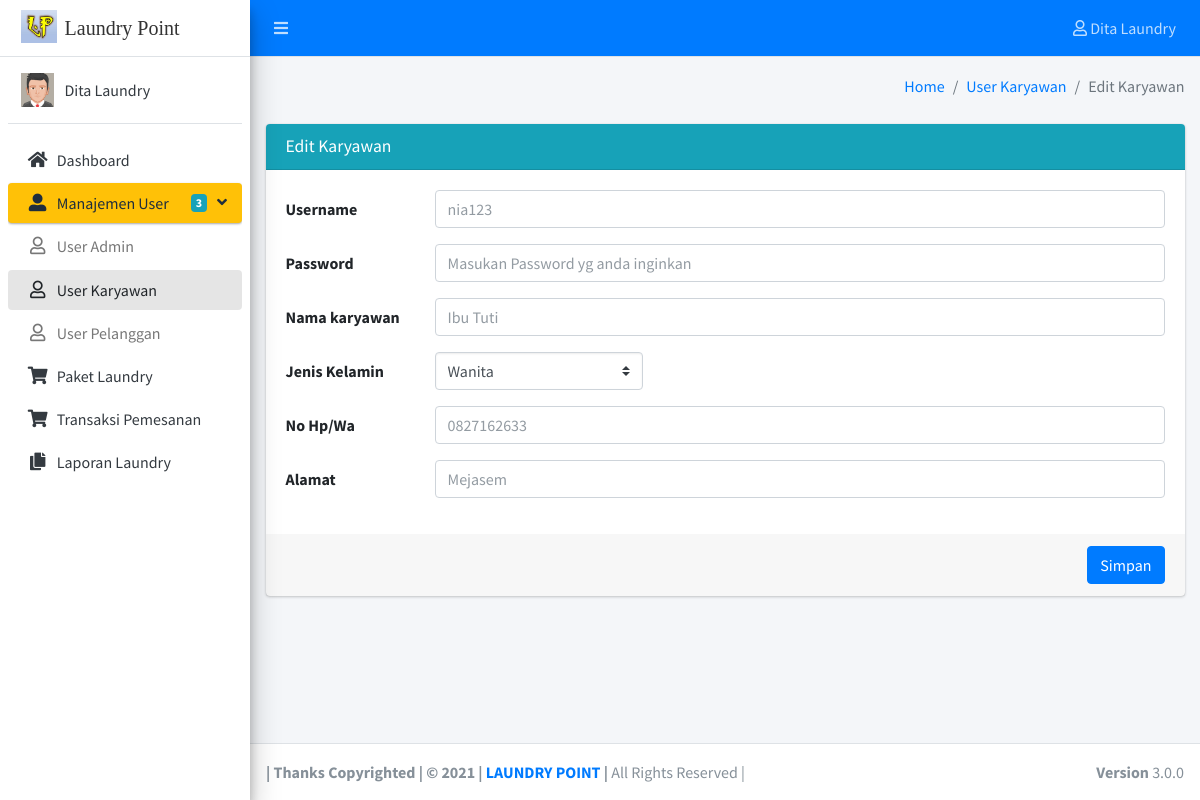
/Hal-Admin/edit-karyawan.php?id_karyawan=2 (signed in), run on the app's committed database.
### tables this page shows
CREATE TABLE `user` (
  `id_user` int(11) NOT NULL,
  `id` varchar(14) NOT NULL,
  `username` varchar(50) NOT NULL,
  `password` varchar(50) NOT NULL,
  `level` enum('admin','karyawan','pelanggan') NOT NULL
);

CREATE TABLE `karyawan` (
  `id_karyawan` int(11) NOT NULL,
  `nama_karyawan` varchar(50) NOT NULL,
  `jenis_kelamin` enum('Pria','Wanita') NOT NULL,
  `no_hp` varchar(14) NOT NULL,
  `alamat` varchar(255) NOT NULL
);

### Hal-Admin/edit-karyawan.php (the view, shortened to what this page needs)
<?php
$id_karyawan = $_GET['id_karyawan'];
include 'koneksi.php';
$karyawan = mysqli_query($koneksi,"SELECT * FROM karyawan where id_karyawan = '".$id_karyawan."'");
while($k = mysqli_fetch_array($karyawan)){
	$id_karyawan = $k['id_karyawan'];
	$nama_karyawan = $k['nama_karyawan'];
	$jenis_kelamin = $k['jenis_kelamin'];
	$no_hp = $k['no_hp'];
	$alamat = $k['alamat'];
}
$user = mysqli_query($koneksi,"SELECT * FROM user where id = '".$id_karyawan."'");
while($u = mysqli_fetch_array($user)){
	$username = $u['username'];
}
$id = $_SESSION['id'];
$lv = $_SESSION['level'];
if($lv == "admin"){
	$admin = mysqli_query($koneksi,"select * from admin where id_admin like '%".$id."%'");
	while($a = mysqli_fetch_array($admin)){
		$nm = $a['nama_admin'];
	}
}elseif($lv == "karyawan"){
	$karyawan = mysqli_query($koneksi,"select * from karyawan where id_karyawan like '%".$id."%'");
	while($k = mysqli_fetch_array($karyawan)){
		$nm = $k['nama_karyawan'];
	}
}else{
	$pelanggan = mysqli_query($koneksi,"select * from pelanggan where id_pelanggan like '%".$id."%'");
	while($p = mysqli_fetch_array($pelanggan)){
		$nm = $p['nama_pelanggan'];
	}
}
?>
<!DOCTYPE html>
<html>
<head>
  <link rel="stylesheet" href="../plugins/fontawesome-free/css/all.min.css">
  <link rel="stylesheet" href="../plugins/openiconic-free/css/open-iconic.min.css">
  <link rel="stylesheet" href="../dist/css/adminlte.min.css">
  <link rel="stylesheet" href="../plugins/overlayScrollbars/css/OverlayScrollbars.min.css">
</head>
<body class="hold-transition sidebar-mini layout-fixed">
<div class="wrapper">
  <nav class="main-header navbar navbar-expand navbar-blue navbar-dark">
    <ul class="navbar-nav">
      <li class="nav-item">
        <a class="nav-link" data-widget="pushmenu" href="#" role="button"><i class="fas fa-bars"></i></a>
      </li>
    </ul>
    <ul class="navbar-nav ml-auto">
      <li class="nav-item dropdown">
        <a class="nav-link" data-toggle="dropdown" href="#">
          <i class="far fa-user"></i> <?php echo $nm; ?>
        </a>
      </li>
    </ul>
  </nav>
  <aside class="main-sidebar elevation-4 sidebar-light-warning">
    <a href="dashboard.php" class="brand-link">
      <img src="../dist/img/laundry.jpg" alt="AdminLP Logo" class="brand-image">
      <span class="brand-text"><font face="Jokerman"> Laundry Point </font></span>
    </a>
    <div class="sidebar">
      <div class="user-panel mt-3 pb-3 mb-3 d-flex">
        <div class="image">
          <img src="../dist/img/avatar5.png" alt="User Image" width="100px">
        </div>
        <div class="info">
            <a href="#" class="d-block"><?php echo $nm; ?></a>
        </div>
      </div>
    <nav class="mt-2">
      <ul class="nav nav-pills nav-sidebar flex-column" data-widget="treeview" role="menu" data-accordion="false">
        <li class="nav-item has-treeview">
            <a href="dashboard.php" class="nav-link">
              <i class="nav-icon fas fa-home"></i>
              <p> Dashboard </p>
            </a>
          </li>
          <li class="nav-item has-treeview menu-open">
            <a href="#" class="nav-link active">
              <i class="nav-icon fas fa-user-alt"></i>
              <p>
                Manajemen User
                <i class="fas fa-angle-left right"></i>
                <span class="badge badge-info right">3</span>
              </p>
            </a>
            <ul class="nav nav-treeview">
              <li class="nav-item">
                <a href="user-administrator.php" class="nav-link">
                  <i class="far fa-user nav-icon"></i>
                  <p> User Admin  </p>
                </a>
              </li>
              <li class="nav-item">
                <a href="user-karyawan.php" class="nav-link active">
                  <i class="far fa-user nav-icon"></i>
                  <p> User Karyawan  </p>
                </a>
              </li>
              <li class="nav-item">
                <a href="user-pelanggan.php" class="nav-link">
                  <i class="far fa-user nav-icon"></i>
                  <p> User Pelanggan  </p>
                </a>
              </li>
            </ul>
          </li>
          <li class="nav-item">
            <a href="paket-laundry.php" class="nav-link">
              <i class="nav-icon fas fa-shopping-cart"></i>
              <p> Paket Laundry </p>
            </a>
          </li>
          <li class="nav-item">
            <a href="transaksi-pemesanan.php" class="nav-link">
              <i class="nav-icon fas fa-shopping-cart"></i>
              <p> Transaksi Pemesanan </p>
            </a>
          </li>
          <li class="nav-item">
            <a href="laporan.php" class="nav-link">
              <i class="nav-icon fas fa-copy"></i>
              <p> Laporan Laundry </p>
            </a>
          </li>
      </ul>
    </nav>
    </div>
  </aside>
  <div class="content-wrapper">
    <div class="content-header">
      <div class="container-fluid">
        <div class="row mb-2">
          <div class="col-sm-6">
          </div>
          <div class="col-sm-6">
            <ol class="breadcrumb float-sm-right">
              <li class="breadcrumb-item"><a href="dashboard.php">Home</a></li>
              <li class="breadcrumb-item active"><a href="user-karyawan.php">User Karyawan</a></li>
              <li class="breadcrumb-item active">Edit Karyawan</li>
            </ol>
          </div>
        </div>
      </div>
    </div>
    <section class="content">
      <div class="container-fluid">
        <div class="card card-info">
            <div class="card-header">
              <h3 class="card-title">Edit Karyawan</h3>
            </div>
            <form class="form-horizontal" method="post" action="go-edit-karyawan.php?id_karyawan=<?php echo $id_karyawan;?>">
              <div class="card-body">
                <div class="form-group row">
                  <label class="col-sm-2 col-form-label">Username</label>
                  <div class="col-sm-10">
                    <input type="username" class="form-control" name="username" placeholder="<?php echo $username; ?>">
                  </div>
                </div>
                <div class="form-group row">
                  <label  class="col-sm-2 col-form-label">Password</label>
                  <div class="col-sm-10">
                    <input type="password" class="form-control" name="password" placeholder="Masukan Password yg anda inginkan">
                  </div>
                </div>
                <div class="form-group row">
                  <label class="col-sm-2 col-form-label">Nama karyawan</label>
                  <div class="col-sm-10">
                    <input type="nama_karyawan" class="form-control" name="nama_karyawan" placeholder="<?php echo $nama_karyawan; ?>">
                  </div>
                </div>
                <div class="form-group row">
                  <label class="col-sm-2 col-form-label">Jenis Kelamin</label>
                  <div class="col-sm-3">
                    <select class="custom-select" name="jenis_kelamin">
                      <option disabled selected value=""><?php echo $jenis_kelamin; ?></option>
                    </select>
                  </div>
                </div>
                <div class="form-group row">
                  <label class="col-sm-2 col-form-label">No Hp/Wa</label>
                  <div class="col-sm-10">
                    <input type="no_hp" class="form-control" name="no_hp" placeholder="<?php echo $no_hp; ?>">
                  </div>
                </div>
                <div class="form-group row">
                  <label class="col-sm-2 col-form-label">Alamat</label>
                  <div class="col-sm-10">
                    <input type="alamat" class="form-control" name="alamat" placeholder="<?php echo $alamat; ?>">
                  </div>
                </div>
              </div>
              <div class="card-footer">
                <button type="submit" class="btn btn-primary float-right">Simpan</button>
              </div>
            </form>
          </div>
      </div>
    </section>
  </div>
  <footer class="main-footer">
    <strong>| Thanks Copyrighted | &copy; 2021 | <a href="">LAUNDRY POINT</a> |</strong>
    All Rights Reserved |
    <div class="float-right d-none d-sm-inline-block">
      <b>Version</b> 3.0.0
    </div>
  </footer>
</div>
</body>
</html>

### data on the page
user: username "nia123"
karyawan: nama_karyawan "Ibu Tuti", jenis_kelamin "Wanita", no_hp "0827162633", alamat "Mejasem"

### other printed values
$nm "Dita Laundry"
